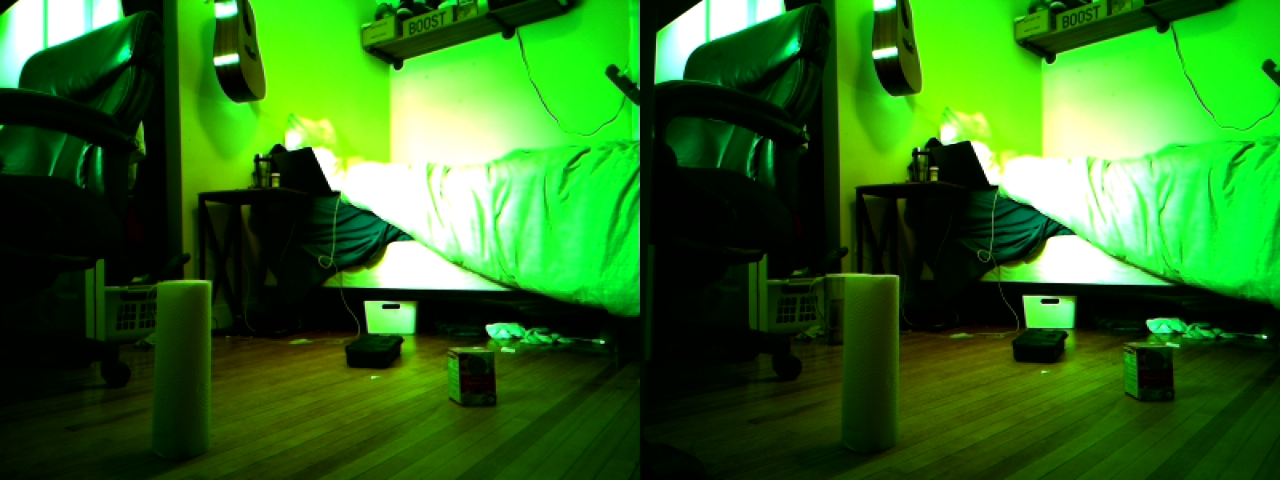
#> input picture src/stereo_robot/camera_utils/stereo_camera/stereo_camera_old/calibration/scenes/photo.png, 1280 x 480 px
$ python 5b_dm_tune_filtered.py
#> lines starting #> are read from the running program, lines starting #| are printed output that depends on the picture
# Copyright (C) 2019 Eugene Pomazov, <stereopi.com>, virt2real team
#
# This file is part of StereoPi tutorial scripts.
#
# StereoPi tutorial is free software: you can redistribute it
# and/or modify it under the terms of the GNU General Public License
# as published by the Free Software Foundation, either version 3 of the
# License, or (at your option) any later version.
#
# StereoPi tutorial is distributed in the hope that it will be useful,
# but WITHOUT ANY WARRANTY; without even the implied warranty of
# MERCHANTABILITY or FITNESS FOR A PARTICULAR PURPOSE.  See the
# GNU General Public License for more details.
#
# You should have received a copy of the GNU General Public License
# along with StereoPi tutorial.
# If not, see <http://www.gnu.org/licenses/>.
#
# Most of this code is updated version of 3dberry.org project by virt2real
#
# Thanks to Adrian and http://pyimagesearch.com, as there are lot of
# code in this tutorial was taken from his lessons.
#


import cv2
import os
# from picamera.array import PiRGBArray
# from picamera import PiCamera
from matplotlib import pyplot as plt
from matplotlib.widgets import Slider, Button
import numpy as np
import json
from stereovision.calibration import StereoCalibrator
from stereovision.calibration import StereoCalibration
import os
os.chdir(os.path.join(os.path.dirname(__file__)))

try:
  camera_params = json.load(open("camera_params.txt", "r"))
#> (reads src/stereo_robot/camera_utils/stereo_camera/calibration/camera_params.txt from the repository)
except Exception as e:
  print(e)
  print("Please run 1_test.py first.")
  exit(-1)
# Global variables preset
imageToDisp = './scenes/photo.png'
photo_width = camera_params['width']
photo_height = camera_params['height']
image_width = int(photo_width / 2)
image_height = photo_height
image_size = (image_width,image_height)

if os.path.isfile(imageToDisp) == False:
    print ('Can not read image from file \"'+imageToDisp+'\"')
    exit(0)

pair_img = cv2.imread(imageToDisp,0)
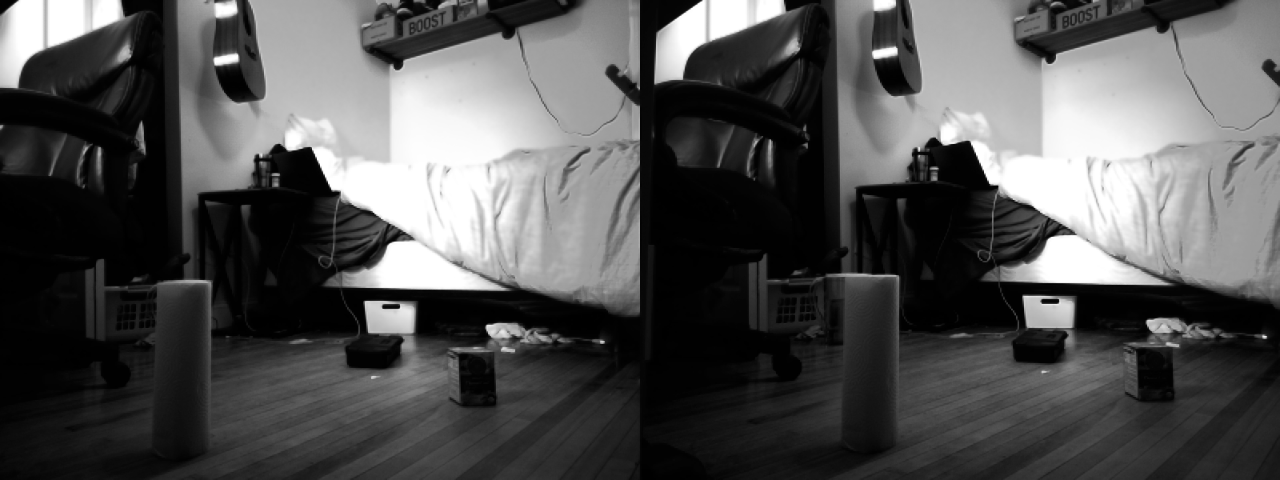
#> pair_img: shape (480, 1280); min 0, max 255, mean 81.7
# Read image and split it in a stereo pair
print('Read and split image...')
imgLeft = pair_img [0:photo_height,0:image_width] #Y+H and X+W
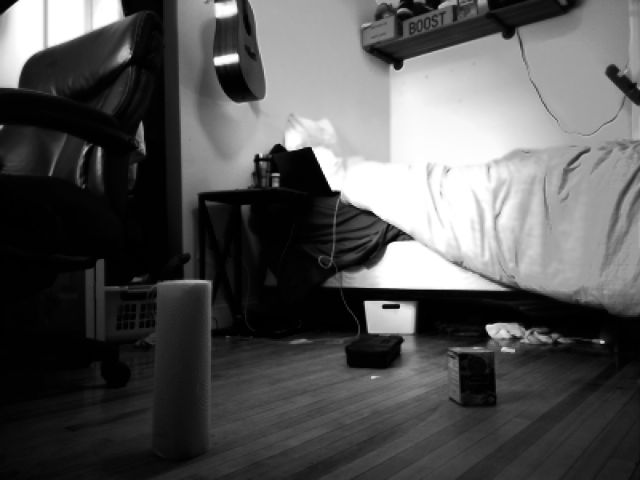
#> imgLeft: shape (480, 640); min 0, max 255, mean 84.8
imgRight = pair_img [0:photo_height,image_width:photo_width] #Y+H and X+W
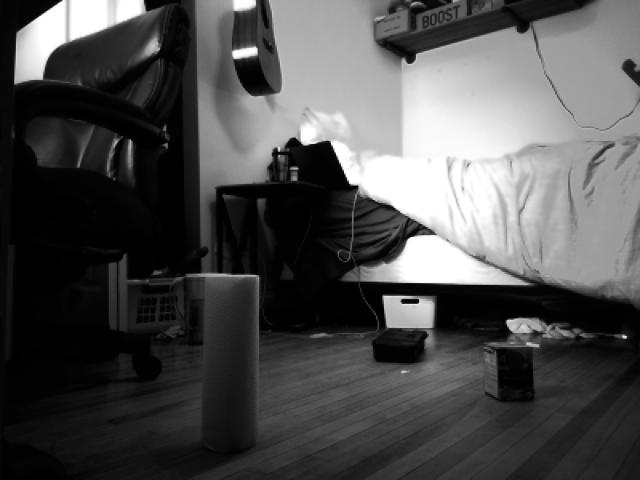
#> imgRight: shape (480, 640); min 0, max 255, mean 78.5


# Implementing calibration data
print('Read calibration data and rectifying stereo pair...')
#> (the run stopped early here; a loop or call above may not have finished)
